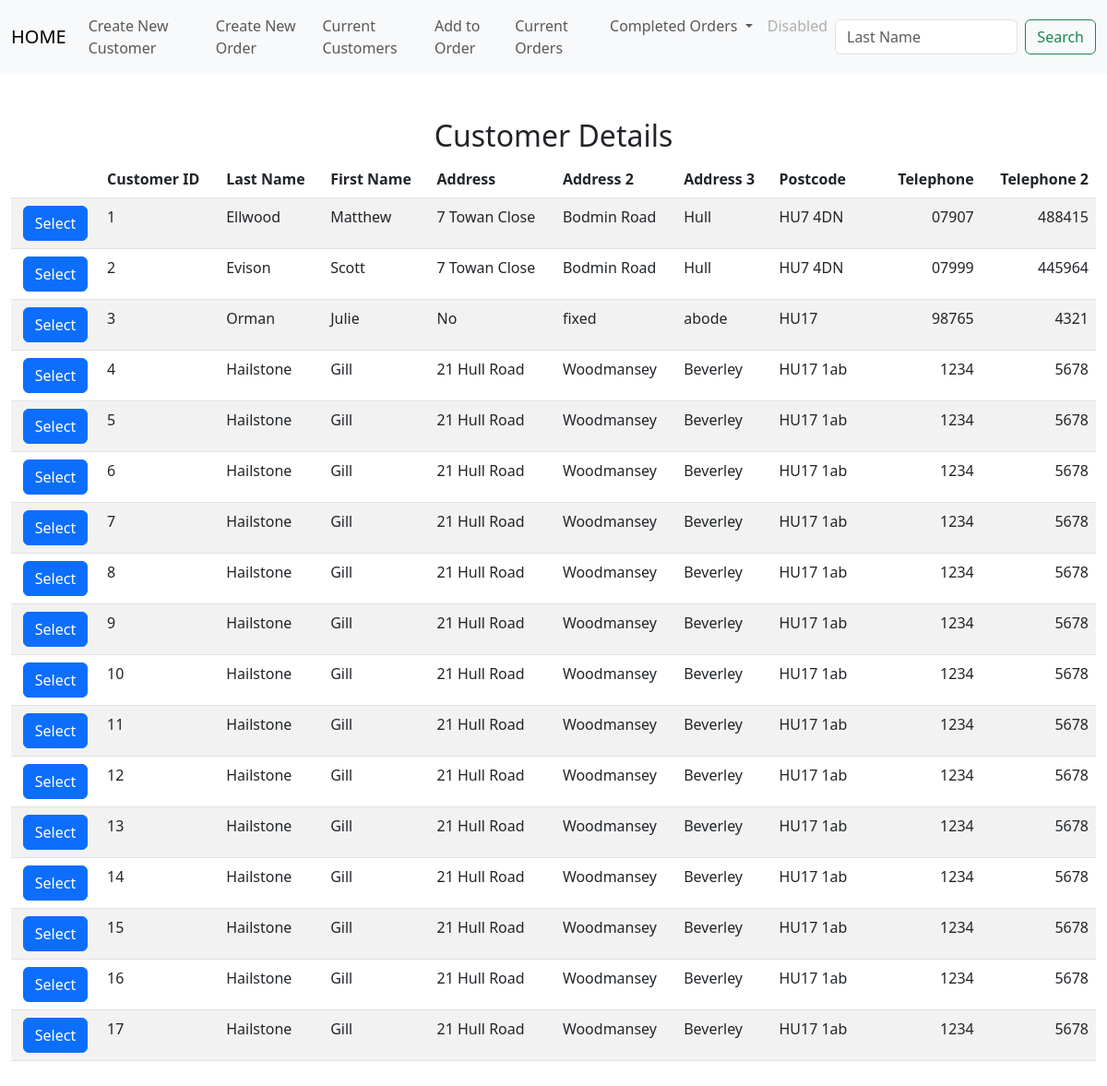
Screenshot of /list_of_customers with the database file from the repository.
### tables this page shows
CREATE TABLE customers(id INTEGER PRIMARY KEY AUTOINCREMENT NOT NULL, first_name TEXT, last_name TEXT, address_1 TEXT, address_2 TEXT, address_3 TEXT, postcode TEXT, telephone_1 TEXT, telephone_2 TEXT);

### app.py (the view)
@app.route("/list_of_customers", methods=["GET"])
def list_of_customers():
    if request.method == "GET":
        detail = db.execute("select * from customers;")
        return render_template("list_of_customers.html",detail = detail)

### app.py (called while the page is built)
@app.after_request
def after_request(response):
    response.headers["Cache-Control"] = "no-cache, no-store, must-revalidate"
    response.headers["Expires"] = 0
    response.headers["Pragma"] = "no-cache"
    return response

### templates/list_of_customers.html (shortened to what this page needs)
{% extends "layout.html" %}
{% block main %}
<div class="section">
    <h2>Customer Details</h2>
    <table class="table table-striped">
        <thead>
            <tr>
                <th></th>
                <th class="text-start">Customer ID</th>
                <th class="text-start">Last Name</th>
                <th class="text-start">First Name</th>
                <th class="text-start">Address</th>
                <th class="text-start">Address 2</th>
                <th class="text-start">Address 3</th>
                <th class="text-start">Postcode</th>
                <th></th>
                <th class="text-end" colspan="8">Telephone</th>
                <th class="text-end">Telephone 2</th>
            </tr>
        </thead>
        <tbody>
            {% for row in detail %}
            <tr>
                <form action="/customer_order" method="post">
                    <td><input type="hidden" name="customer_id" VALUE="{{ row['id'] }}"><button class="btn btn-primary" type="submit">Select</button></td>
                </form>
                <td class="text-start">{{ row["id"] }}</td>
                <td class="text-start">{{ row["last_name"] }}</td>
                <td class="text-start">{{ row["first_name"] }}</td>
                <td class="text-start">{{ row["address_1"] }}</td>
                <td class="text-start">{{ row["address_2"] }}</td>
                <td class="text-start">{{ row["address_3"] }}</td>
                <td class="text-start">{{ row["postcode"] }}</td>
                <td></td>
                <td class="text-end" colspan="8">{{ row["telephone_1"] }}</td>
                <td class="text-end">{{ row["telephone_2"] }}</td>
                </tr>
            {% endfor %}
        </tbody>
    </div>
{% endblock %}

### rows the page displays
customers: id "1", last_name "Ellwood", first_name "Matthew", address_1 "7 Towan Close", address_2 "Bodmin Road", address_3 "Hull", postcode "HU7 4DN", telephone_1 "07907", telephone_2 "488415"
customers: id "2", last_name "Evison", first_name "Scott", address_1 "7 Towan Close", address_2 "Bodmin Road", address_3 "Hull", postcode "HU7 4DN", telephone_1 "07999", telephone_2 "445964"
customers: id "3", last_name "Orman", first_name "Julie", address_1 "No", address_2 "fixed", address_3 "abode", postcode "HU17", telephone_1 "98765", telephone_2 "4321"
customers: id "4", last_name "Hailstone", first_name "Gill", address_1 "21 Hull Road", address_2 "Woodmansey", address_3 "Beverley", postcode "HU17 1ab", telephone_1 "1234", telephone_2 "5678"
customers: id "5", last_name "Hailstone", first_name "Gill", address_1 "21 Hull Road", address_2 "Woodmansey", address_3 "Beverley", postcode "HU17 1ab", telephone_1 "1234", telephone_2 "5678"
customers: id "6", last_name "Hailstone", first_name "Gill", address_1 "21 Hull Road", address_2 "Woodmansey", address_3 "Beverley", postcode "HU17 1ab", telephone_1 "1234", telephone_2 "5678"
customers: id "7", last_name "Hailstone", first_name "Gill", address_1 "21 Hull Road", address_2 "Woodmansey", address_3 "Beverley", postcode "HU17 1ab", telephone_1 "1234", telephone_2 "5678"
customers: id "8", last_name "Hailstone", first_name "Gill", address_1 "21 Hull Road", address_2 "Woodmansey", address_3 "Beverley", postcode "HU17 1ab", telephone_1 "1234", telephone_2 "5678"
customers: id "9", last_name "Hailstone", first_name "Gill", address_1 "21 Hull Road", address_2 "Woodmansey", address_3 "Beverley", postcode "HU17 1ab", telephone_1 "1234", telephone_2 "5678"
customers: id "10", last_name "Hailstone", first_name "Gill", address_1 "21 Hull Road", address_2 "Woodmansey", address_3 "Beverley", postcode "HU17 1ab", telephone_1 "1234", telephone_2 "5678"
customers: id "11", last_name "Hailstone", first_name "Gill", address_1 "21 Hull Road", address_2 "Woodmansey", address_3 "Beverley", postcode "HU17 1ab", telephone_1 "1234", telephone_2 "5678"
customers: id "12", last_name "Hailstone", first_name "Gill", address_1 "21 Hull Road", address_2 "Woodmansey", address_3 "Beverley", postcode "HU17 1ab", telephone_1 "1234", telephone_2 "5678"
customers: id "13", last_name "Hailstone", first_name "Gill", address_1 "21 Hull Road", address_2 "Woodmansey", address_3 "Beverley", postcode "HU17 1ab", telephone_1 "1234", telephone_2 "5678"
customers: id "14", last_name "Hailstone", first_name "Gill", address_1 "21 Hull Road", address_2 "Woodmansey", address_3 "Beverley", postcode "HU17 1ab", telephone_1 "1234", telephone_2 "5678"
customers: id "15", last_name "Hailstone", first_name "Gill", address_1 "21 Hull Road", address_2 "Woodmansey", address_3 "Beverley", postcode "HU17 1ab", telephone_1 "1234", telephone_2 "5678"
customers: id "16", last_name "Hailstone", first_name "Gill", address_1 "21 Hull Road", address_2 "Woodmansey", address_3 "Beverley", postcode "HU17 1ab", telephone_1 "1234", telephone_2 "5678"
customers: id "17", last_name "Hailstone", first_name "Gill", address_1 "21 Hull Road", address_2 "Woodmansey", address_3 "Beverley", postcode "HU17 1ab", telephone_1 "1234", telephone_2 "5678"
